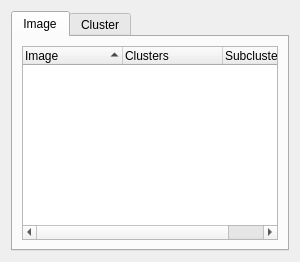
<?xml version="1.0" encoding="UTF-8"?>
<ui version="4.0">
 <class>GraphTreeView</class>
 <widget class="QWidget" name="GraphTreeView">
  <property name="windowModality">
   <enum>Qt::NonModal</enum>
  </property>
  <property name="windowTitle">
   <string>GraphImage TreeView</string>
  </property>
  <layout class="QGridLayout" name="gridLayout">
   <item row="0" column="0">
    <widget class="QTabWidget" name="tabWidget">
     <property name="currentIndex">
      <number>0</number>
     </property>
     <widget class="QWidget" name="tab">
      <attribute name="title">
       <string>Image</string>
      </attribute>
      <layout class="QGridLayout" name="gridLayout_2">
       <item row="0" column="0">
        <widget class="QTreeWidget" name="treeImage">
         <property name="sortingEnabled">
          <bool>true</bool>
         </property>
         <column>
          <property name="text">
           <string>Image</string>
          </property>
         </column>
         <column>
          <property name="text">
           <string>Clusters</string>
          </property>
         </column>
         <column>
          <property name="text">
           <string>Subclusters</string>
          </property>
         </column>
        </widget>
       </item>
      </layout>
     </widget>
     <widget class="QWidget" name="tab_2">
      <attribute name="title">
       <string>Cluster</string>
      </attribute>
      <layout class="QGridLayout" name="gridLayout_3">
       <item row="0" column="0">
        <widget class="QTreeWidget" name="treeCluster">
         <column>
          <property name="text">
           <string>Cluster</string>
          </property>
         </column>
         <column>
          <property name="text">
           <string>Subclusters</string>
          </property>
         </column>
         <column>
          <property name="text">
           <string>Images</string>
          </property>
         </column>
        </widget>
       </item>
      </layout>
     </widget>
    </widget>
   </item>
  </layout>
 </widget>
 <resources/>
 <connections/>
</ui>
